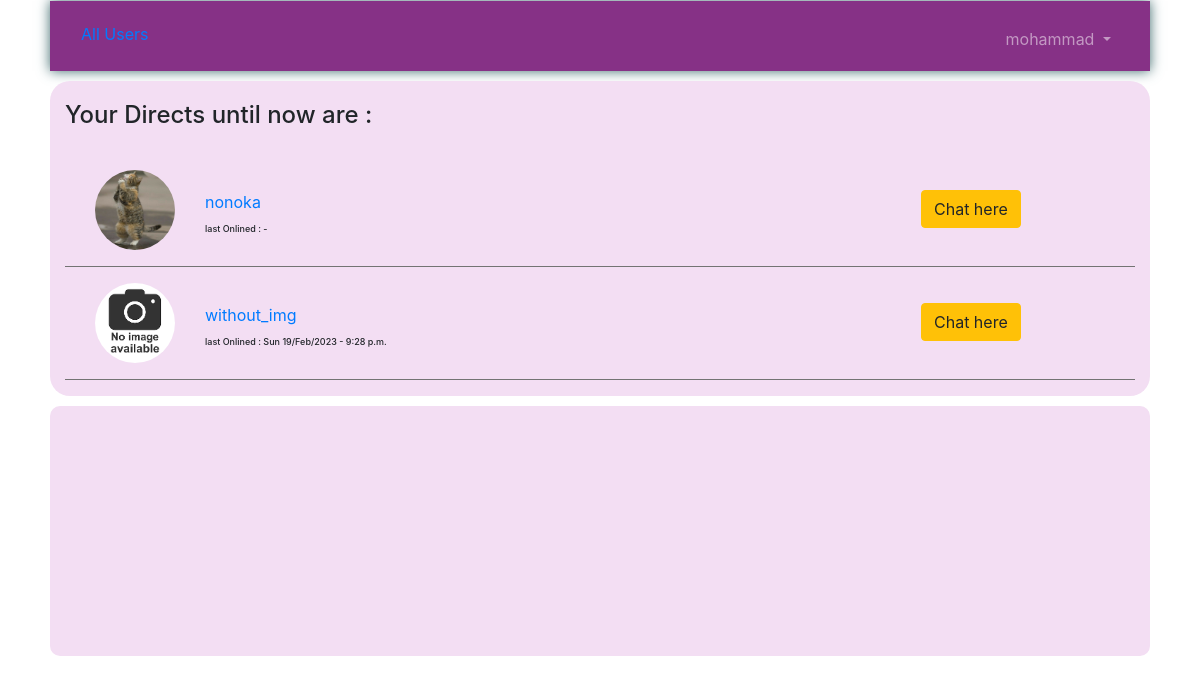
The app's page /users/mydirects/ (signed in) with its own data.
### account/models.py (models this page shows, shortened)
class UserProf(AbstractUser):
    is_public     = models.BooleanField(default = True)
    prof_image    = models.ImageField(upload_to = 'static/images_prof', default = 'images/image_not_found.jpg')   # if add blank=True and null=True, a checkbox called clear is appear in form.
    biography     = models.TextField()
    last_logedout = models.DateTimeField(blank= True, null = True)
    def get_absolute_url(self):
        return reverse('account:user_profile', args=[self.id])

### account/views.py (the view)
# urls.py: path('mydirects/', my_directs_view, name='my_directs'),
@login_required
def my_directs_view(request):
    def dedupe(items):
        seen = set()
        add = seen.add
        for item in items:
            if item not in seen:
                yield item
                add(item)
    a = list(request.user.my_directs.values_list('id', flat = True) ) + list(request.user.directs_me.values_list('id', flat = True) )   # request.user.directs_me.values_list('id', flat = True) is  QuerySet, so we convert it to list, if we
    b = list(dedupe(a))
    users = UserProf.objects.filter(id__in = b)
    if len(users) is 0 :
        users = False
    return render(request, 'account/directs_list.html', {'users': users})

### account/templates/account/directs_list.html (shortened to what this page needs)
{% extends 'base.html' %}
{% load static %}
{% block content %}
			<div style="background-color: ; width: 100%; height: auto; margin-top: 20px">
				{% if users != False %}
				<h4 style="margin-bottom: 40px">Your Directs until now are :</h4>
					{% for user in users %}
							<img src="{% if user.prof_image %}{{user.prof_image.url}}{% else %}{% static 'images/image_not_found.jpg' %}{% endif %}"
										style="width: 80px; height: 80px; border-radius: 40px; float: left; margin-left: 30px; ">
							<div style="float: left; width: 20%; background-color: ; margin: 20px auto auto 30px">
								<a href="{{user.get_absolute_url}}" style="margin-bottom: 10px">{{user.username}}</a>
								<h6 id="lastlogin">last Onlined :  {{user.last_logedout|date:"D j/M/Y" }} - {{user.last_logedout|time:"P" }}</h6>
							</div>
							<div style="float: right; width: 20%; background-color: ">
								<a href="{% url 'account:direct' user.id %}" class="btn btn-warning" style="margin-top: 20px">Chat here</a>
							</div>
							<div style="float: left; width: 100%"><hr size=5 noshade></div>
					{% endfor %}
				{% else %}
					<h2> <strong>There isn't any Direct Yet.</strong></h2>
				{% endif %}
			</div>
{% endblock content %}

### new_site_3/templates/navbar.html (shortened to what this page needs)
{% load static %}
{% block script %}
			<link rel="stylesheet" href="{% static 'css/bootstrap.min.css' %}">
{% endblock %}
<nav class="navbar navbar-expand-xl navbar-dark  mb-1" >
				<a href="{% url 'account:users_list' %}"> All Users </a>
				<div class="collapse navbar-collapse" id="navbarCollapse" style="margin-top: 10px">
					{% if user.is_authenticated %}
						<ul class="navbar-nav ml-auto">
							<li class="nav-item">
								<a class="nav-link dropdown-toggle" href="#" id="userMenu" data-toggle="dropdown" aria-haspopup="true" aria-expanded="false">
									{{ user.username }}
								</a>
							</li>
						</ul>
					{% else %}
						<form class="form-inline ml-auto">
							<a id="main" href="{% url 'account:login' %}" style=""> Log In  </a><pre style="margin-top: 30px; color: white; height: 30px"> / </pre><a id="main" href="{% url 'account:register' %}" style="">  Sign up</a>
						</form>
					{% endif %}
				</div>
			</nav>

### account/templates/account/directs_list.html (style rules this page uses)
#lastlogin { font-size: 9px; margin-top: 10px }

### records on screen
UserProf: username "mohammad"
UserProf: prof_image (picture), username "nonoka"
UserProf: username "without_img", last_logedout "Sun 19/Feb/2023", last_logedout "9:28 p.m."
